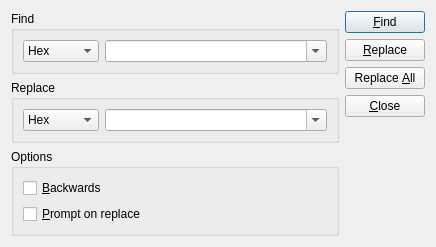
<?xml version="1.0" encoding="UTF-8"?>
<ui version="4.0">
 <class>HexEditorSearch</class>
 <widget class="QDialog" name="HexEditorSearch">
  <property name="geometry">
   <rect>
    <x>0</x>
    <y>0</y>
    <width>436</width>
    <height>223</height>
   </rect>
  </property>
  <property name="windowTitle">
   <string>QHexEdit - Find/Replace</string>
  </property>
  <layout class="QHBoxLayout" name="horizontalLayout_3">
   <item>
    <layout class="QVBoxLayout" name="verticalLayout_2">
     <item>
      <widget class="QGroupBox" name="gbFind">
       <property name="title">
        <string>Find</string>
       </property>
       <layout class="QHBoxLayout" name="horizontalLayout">
        <item>
         <widget class="QComboBox" name="cbFindFormat">
          <item>
           <property name="text">
            <string>Hex</string>
           </property>
          </item>
          <item>
           <property name="text">
            <string>UTF-8</string>
           </property>
          </item>
          <item>
           <property name="text">
            <string>Unicode</string>
           </property>
          </item>
         </widget>
        </item>
        <item>
         <widget class="QComboBox" name="cbFind">
          <property name="sizePolicy">
           <sizepolicy hsizetype="Expanding" vsizetype="Fixed">
            <horstretch>0</horstretch>
            <verstretch>0</verstretch>
           </sizepolicy>
          </property>
          <property name="editable">
           <bool>true</bool>
          </property>
         </widget>
        </item>
       </layout>
      </widget>
     </item>
     <item>
      <widget class="QGroupBox" name="gbReplace">
       <property name="title">
        <string>Replace</string>
       </property>
       <layout class="QHBoxLayout" name="horizontalLayout_2">
        <item>
         <widget class="QComboBox" name="cbReplaceFormat">
          <item>
           <property name="text">
            <string>Hex</string>
           </property>
          </item>
          <item>
           <property name="text">
            <string>UTF-8</string>
           </property>
          </item>
          <item>
           <property name="text">
            <string>Unicode</string>
           </property>
          </item>
         </widget>
        </item>
        <item>
         <widget class="QComboBox" name="cbReplace">
          <property name="sizePolicy">
           <sizepolicy hsizetype="Expanding" vsizetype="Fixed">
            <horstretch>0</horstretch>
            <verstretch>0</verstretch>
           </sizepolicy>
          </property>
          <property name="editable">
           <bool>true</bool>
          </property>
         </widget>
        </item>
       </layout>
      </widget>
     </item>
     <item>
      <widget class="QGroupBox" name="gbOptions">
       <property name="title">
        <string>Options</string>
       </property>
       <layout class="QVBoxLayout" name="verticalLayout_3">
        <item>
         <widget class="QCheckBox" name="cbBackwards">
          <property name="text">
           <string>&amp;Backwards</string>
          </property>
         </widget>
        </item>
        <item>
         <widget class="QCheckBox" name="cbPrompt">
          <property name="text">
           <string>&amp;Prompt on replace</string>
          </property>
         </widget>
        </item>
       </layout>
      </widget>
     </item>
    </layout>
   </item>
   <item>
    <layout class="QVBoxLayout" name="verticalLayout">
     <item>
      <widget class="QPushButton" name="pbFind">
       <property name="text">
        <string>&amp;Find</string>
       </property>
       <property name="shortcut">
        <string>F3</string>
       </property>
       <property name="default">
        <bool>true</bool>
       </property>
      </widget>
     </item>
     <item>
      <widget class="QPushButton" name="pbReplace">
       <property name="text">
        <string>&amp;Replace</string>
       </property>
      </widget>
     </item>
     <item>
      <widget class="QPushButton" name="pbReplaceAll">
       <property name="text">
        <string>Replace &amp;All</string>
       </property>
      </widget>
     </item>
     <item>
      <widget class="QPushButton" name="pbCancel">
       <property name="text">
        <string>&amp;Close</string>
       </property>
      </widget>
     </item>
     <item>
      <spacer name="verticalSpacer">
       <property name="orientation">
        <enum>Qt::Vertical</enum>
       </property>
       <property name="sizeHint" stdset="0">
        <size>
         <width>20</width>
         <height>40</height>
        </size>
       </property>
      </spacer>
     </item>
    </layout>
   </item>
  </layout>
 </widget>
 <tabstops>
  <tabstop>cbFind</tabstop>
  <tabstop>cbReplace</tabstop>
  <tabstop>cbFindFormat</tabstop>
  <tabstop>cbReplaceFormat</tabstop>
  <tabstop>cbBackwards</tabstop>
  <tabstop>cbPrompt</tabstop>
  <tabstop>pbFind</tabstop>
  <tabstop>pbReplace</tabstop>
  <tabstop>pbReplaceAll</tabstop>
  <tabstop>pbCancel</tabstop>
 </tabstops>
 <resources/>
 <connections>
  <connection>
   <sender>pbCancel</sender>
   <signal>clicked()</signal>
   <receiver>HexEditorSearch</receiver>
   <slot>hide()</slot>
   <hints>
    <hint type="sourcelabel">
     <x>388</x>
     <y>108</y>
    </hint>
    <hint type="destinationlabel">
     <x>217</x>
     <y>111</y>
    </hint>
   </hints>
  </connection>
 </connections>
</ui>
